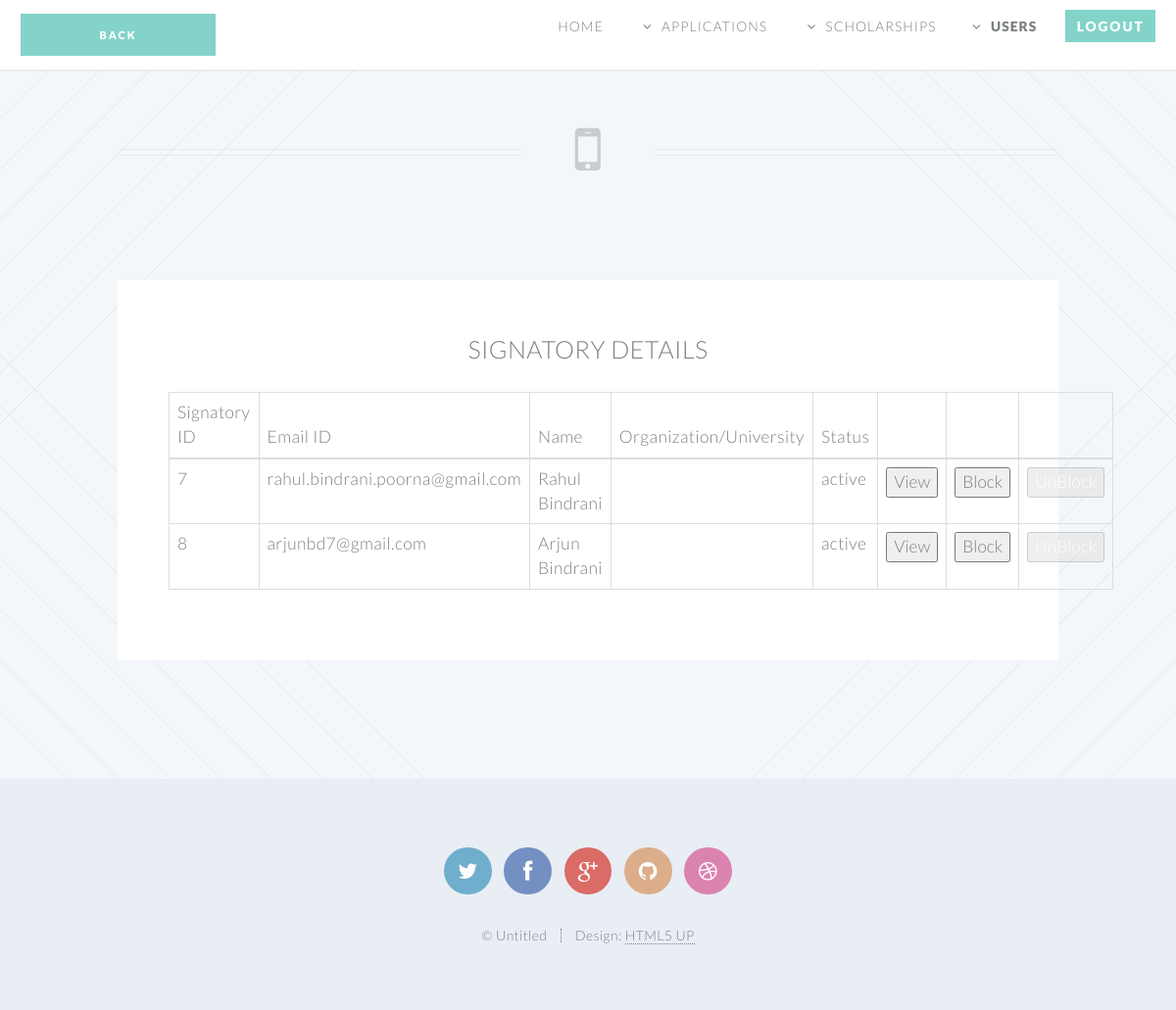
The page /tempSignatoryShow.php on the database its author committed.
### tables this page shows
CREATE TABLE `signatory` (
  `sigID` int(11) NOT NULL,
  `upMail` varchar(255) NOT NULL,
  `password` text NOT NULL,
  `firstName` varchar(255) NOT NULL,
  `middleName` varchar(255) NOT NULL,
  `lastName` varchar(255) NOT NULL,
  `organization/university` varchar(255) NOT NULL,
  `position` varchar(255) NOT NULL,
  `contact` varchar(12) NOT NULL,
  `status` varchar(20) NOT NULL DEFAULT 'active'
);

### tempSignatoryShow.php (the view, shortened to what this page needs)
<!DOCTYPE HTML>
<html>
  <head>
      <link href="../css/bootstrap.min.css" rel="stylesheet">
      <link href="../css/main.css" rel="stylesheet">
  </head>
  <body class = "no-sidebar">
    <div id = "page-wrapper">
        <header id = "header">
          <h1 id = "logo"><a href = "javascript:history.back()" class="button special">Back</a></h1>
          <nav id = "nav">
            <ul>
              <li class = ""><a href = "tempAdmin.php">Home</a></li>
              <li class = "submenu">
                <a href = "#">Applications</a>
              </li>
              <li class = "submenu">
                <a href = "tempScholarship.php">Scholarships</a>
              </li><li class = "submenu current">
                <a href = "">Users</a>
              </li>
              <li><a href = "../backend/logout.php" class = "button special">Logout</a></li>
            </ul>
          </nav>
        </header>
				<article id="main">
					<header class="special container">
						<span class="icon fa-mobile"></span>
					</header>
						<section class="wrapper style4 container">
								<div class="content">
									<section>
                    <h1 style="text-align:center; font-size:25px">Signatory Details</h1>
                    <?php
                      $conn = new mysqli("localhost","root","","sms");
                      $sql = "SELECT * FROM signatory";
                      $result = $conn->query($sql);
                      if ($result->num_rows > 0) {
                        ?>
                        <table class="table table-bordered">
                          <thead>
                              <tr>
                                  <th style="width:10%">Signatory ID</th>
                                  <th style="width:16%">Email ID</th>
                                  <th style="width:20%">Name</th>
                                  <th style="width:20%">Organization/University</th>
                                  <th style="width:10%">Status</th>
                                  <th style="width:7%"></th>
                                  <th style="width:7%"></th>
                                  <th style="width:7%"></th>
                              </tr>
                          </thead>
                          <tbody>
                        <?php
                          while($row = $result->fetch_assoc()) {
                              $sigID =$row['sigID'];
                              $email = $row['upMail'];
                              $name = $row['firstName']." ".$row['lastName'];
                              $org = $row['organization/university'];
                              $status = $row['status'];
                          ?>
                              <tr>
                                <td><?php echo $sigID; ?></td>
                                <td><?php echo $email; ?></td>
                                <td><?php echo $name; ?></td>
                                <td><?php echo $org; ?></td>
                                <td><?php echo $status; ?></td>
                                <td>
                                  <form action="adminShowUser.php" method="post">
                                    <button name="showUser" value="showSig">View</button>
                                  </form>
                                </td>
                                <td>
                                  <form name="blockform" method="post" onsubmit="confirmblock(this)" action="../backend/adminBlockUser.php">
                                    <button  name="blockUser" id="blockUserbtn" value="blockSig" <?php if($row['status'] === "inactive"){
                                      echo "disabled";
                                      echo " style = 'color:#fff'";
                                    } ?>>Block</button>
                                  </form>
                                </td>
                                <td>
                                  <form name="unblockform" action="../backend/adminUnblockUser.php" onsubmit="confirmunblock(this)"  method="post">
                                    <button name="unblockUser" id="unblockUserbtn" value="unblockSig" <?php if($row['status'] === "active"){
                                      echo "disabled";
                                      echo " style = 'color:#fff'";
                                    } ?>>UnBlock</button>
                                  </form>
                                </td>
                              </tr>
                          <?php } ?>
                        </tbody>
                      </table>
                      <?php
                        } else {
                            echo "No result";
                        }
                    ?>
									</section>
								</div>
						</section>
				</article>
				<footer id="footer">
					<ul class="icons">
						<li><a href="#" class="icon circle fa-twitter"><span class="label">Twitter</span></a></li>
						<li><a href="#" class="icon circle fa-facebook"><span class="label">Facebook</span></a></li>
						<li><a href="#" class="icon circle fa-google-plus"><span class="label">Google+</span></a></li>
						<li><a href="#" class="icon circle fa-github"><span class="label">Github</span></a></li>
						<li><a href="#" class="icon circle fa-dribbble"><span class="label">Dribbble</span></a></li>
					</ul>
					<ul class="copyright">
						<li>&copy; Untitled</li><li>Design: <a href="http://html5up.net">HTML5 UP</a></li>
					</ul>
				</footer>
		</div>
	</body>
</html>

### rows shown on the page
signatory: sigID "7", upMail "rahul.bindrani.poorna@gmail.com", name "Rahul Bindrani", status "active"
signatory: sigID "8", upMail "arjunbd7@gmail.com", name "Arjun Bindrani", status "active"
